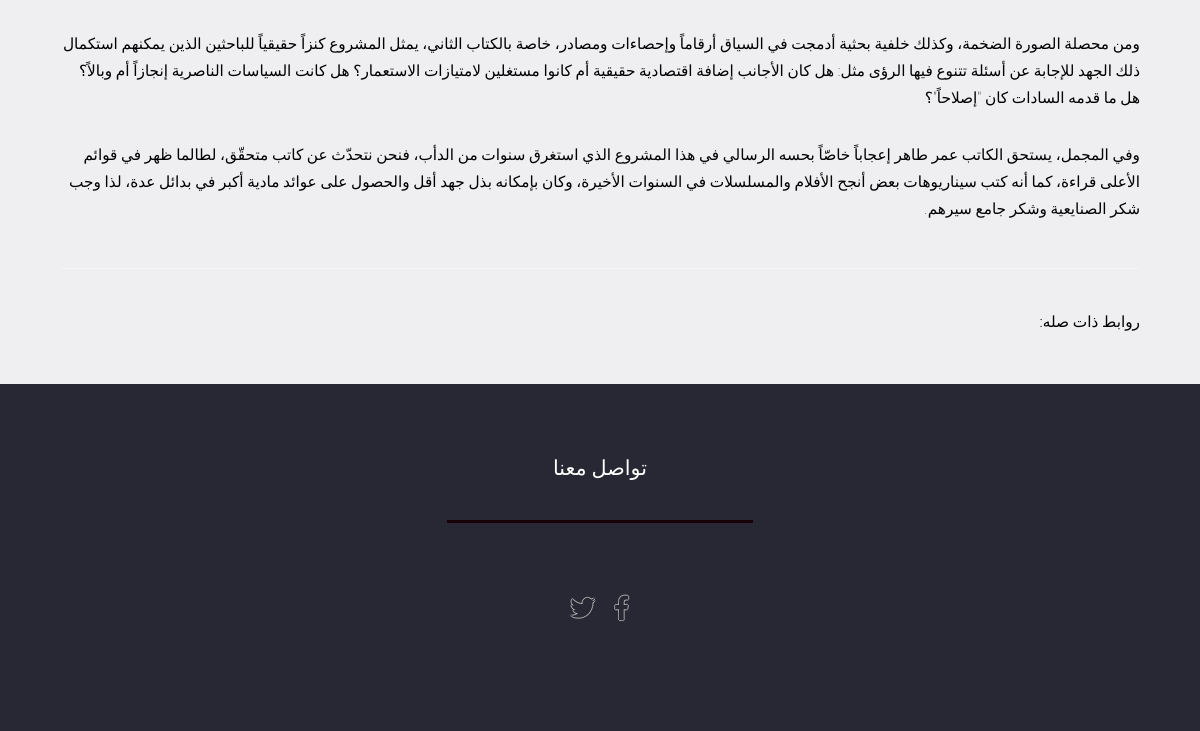
The app's page /articles/article/4/ (lower part), older data.
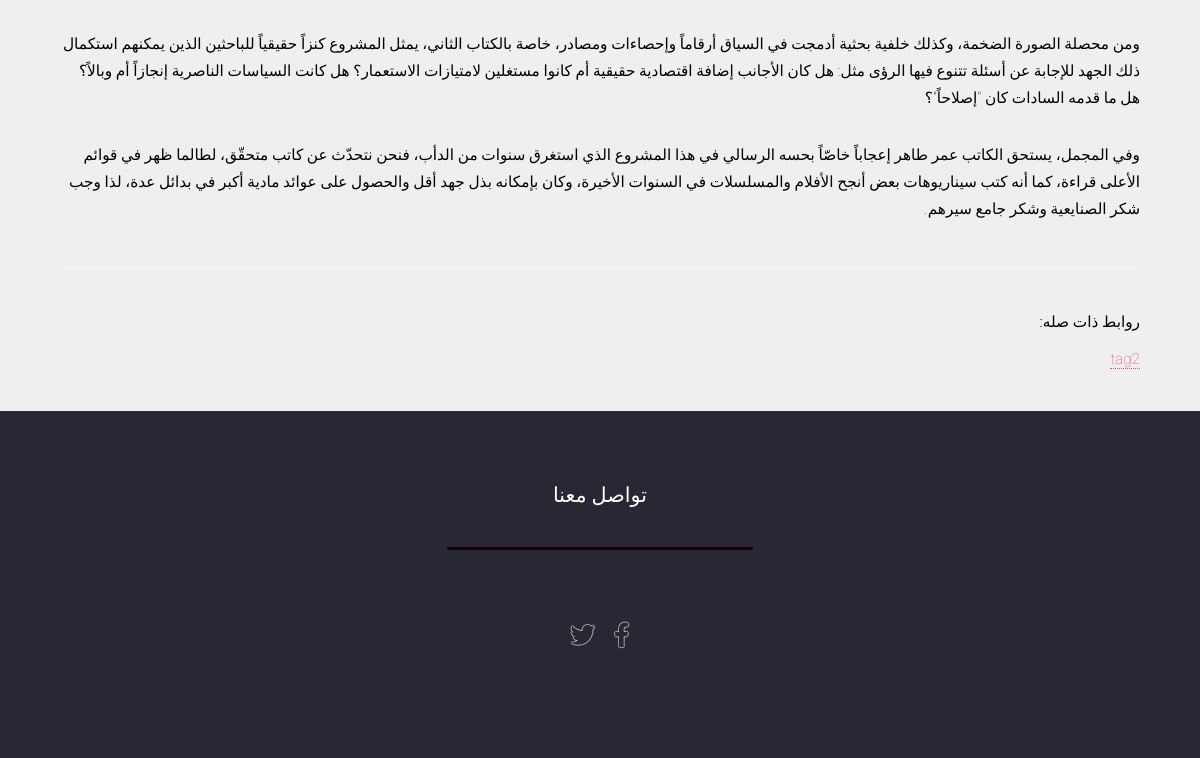
The same page, newer data.
### home/models.py (models this page shows, shortened)
class Tags(models.Model):
    tag = models.CharField(max_length=255)
    created_at = models.DateTimeField(auto_now_add=True, null=True, blank=True)
    updated_at = models.DateTimeField(auto_now=True, null=True, blank=True)

### articles/views.py (the view)
# urls.py: path('article/<int:pk>/', ArticleDetialView.as_view(), name='article_detail'),
class ArticleDetialView(DetailView):
    model = Article
    template_name = 'articles/article_detail.html'

### articles/templates/articles/article_detail.html (shortened to what this page needs)
{% extends 'base.html' %}
{% block content %}
    <div id="main" class="wrapper style1" dir="rtl" lang="ar">
        <div class="container">
                <section>
                    {{object.content|safe}}
                    <hr />
                </section>
                {% include 'tag.html' %}
            </div>
        </div>
        {% endblock %}

### templates/tag.html
<section>
    <h1>روابط ذات صله:</h1>
    {% for tag in object.tag.all %}
    <h><a href="{% url 'tag_detail' tag.id %}"> {{ tag.tag }}</a></h>
    {% endfor%}
</section>

Row changes from the older to the newer data that the page shows:
added Tags: tag "tag2"
